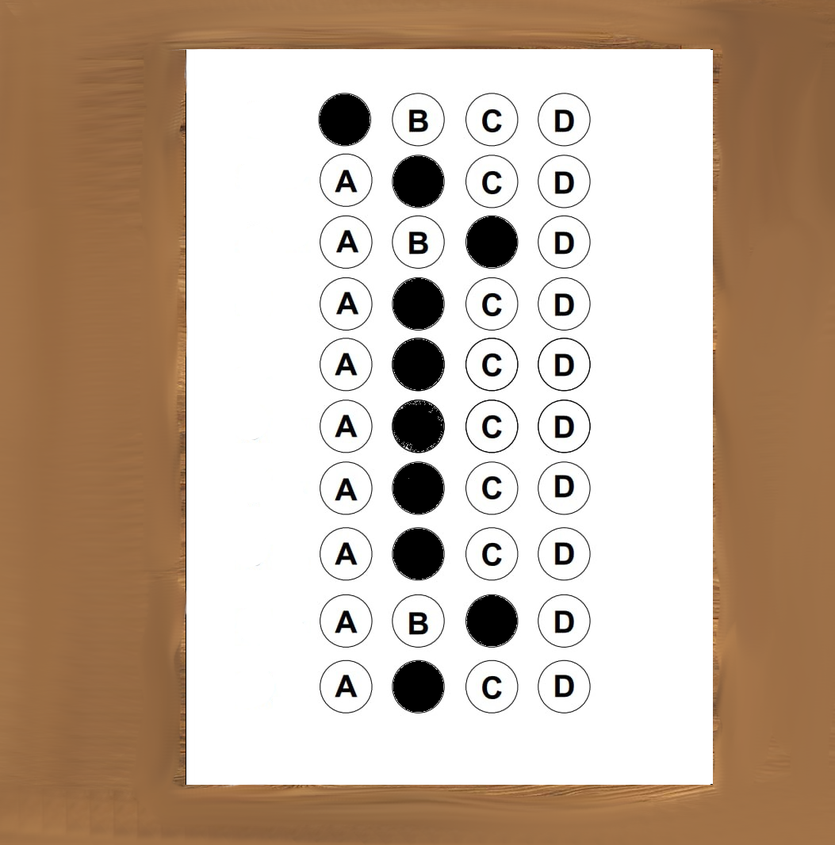
#> input picture fotos_merda/teste2.png, 835 x 845 px, shrunk from 1053 x 1066 before the run, found by its file name
$ python leitor2.py
#> lines starting #> are read from the running program, lines starting #| are printed output that depends on the picture; after the words box and inside, x2 and y2 are one past the last pixel; in counts of white or black regions, pixels touching at a corner belong together
from imutils.perspective import four_point_transform
from imutils import contours
import numpy as np
import imutils
import cv2

#abre a imagem. as variaveis gray, blurred e edged são alterações da imagem original.
image = cv2.imread("teste2.png")
#> image is the input picture: shape (845, 835, 3); mean B, G, R 159.1, 177, 197.1
gray = cv2.cvtColor(image, cv2.COLOR_BGR2GRAY)
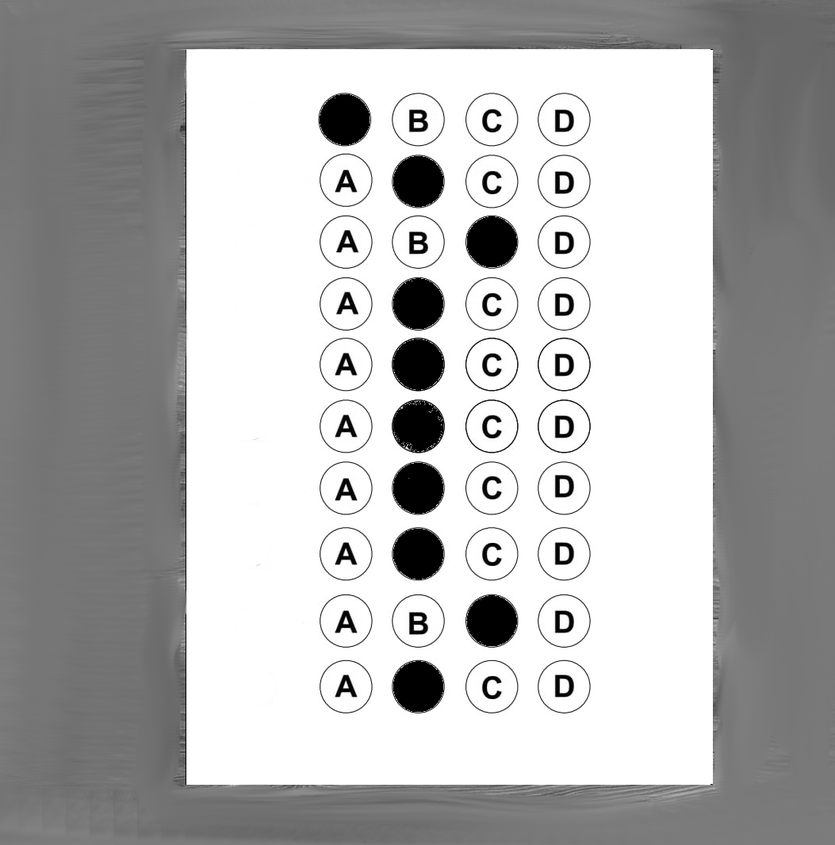
#> gray: shape (845, 835); min 0, max 255, mean 181
blurred = cv2.GaussianBlur(gray, (5, 5), 0)
edged = cv2.Canny(blurred, 75, 200)
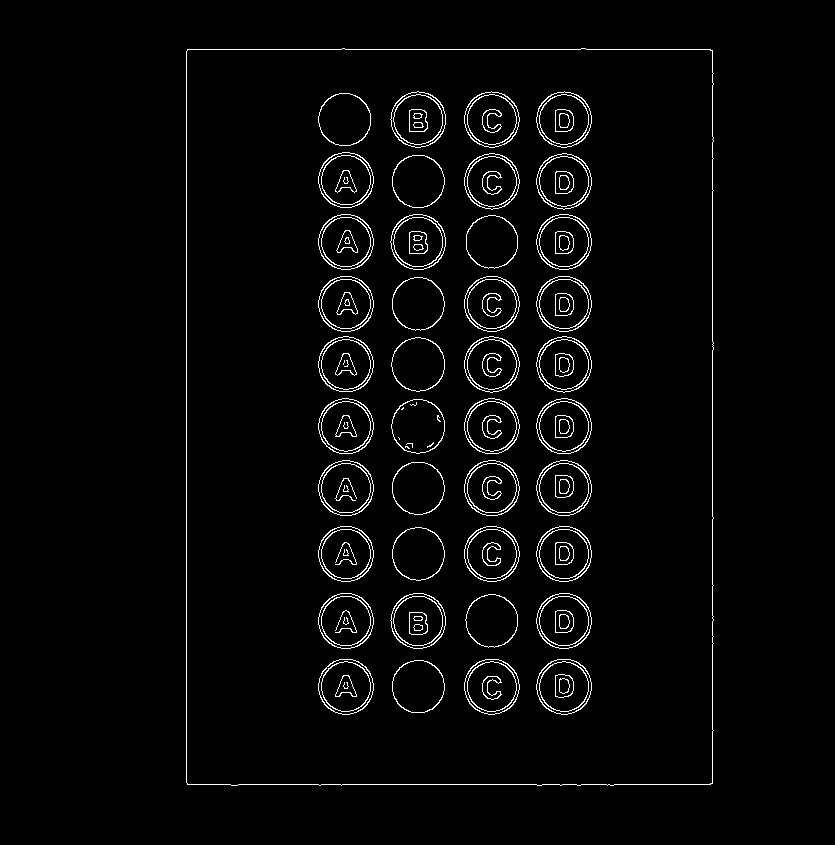
#> edged: shape (845, 835); 2.7% white in thin lines or dots, all inside (x1, y1, x2, y2) = (186, 48, 714, 786)
cv2.imshow("prova", edged)
cv2.waitKey(0)

res = []
#Varíavel para gabarito
gb = {0:2, 1:2, 2:2, 3:2, 4:2,5:2,6:2,7:2,8:2,9:2}

#Enontra os contornos na imagem
cnts = cv2.findContours(edged.copy(), cv2.RETR_EXTERNAL,
                        cv2.CHAIN_APPROX_SIMPLE)
#> cnts = 1 contour; box (x1, y1, x2, y2) and area: (186, 48, 714, 786) 386662
cnts = imutils.grab_contours(cnts)
docContour = None

#Se tiver contorno, segue esse if
if len(cnts) > 0:
	#faz o sort dos contornos em ordem descendente
	cnts = sorted(cnts, key=cv2.contourArea, reverse=True)
	# passa pelos contornos e verifica se o contorno possui 4 pontos
	for c in cnts:
		peri = cv2.arcLength(c, True)
		approx = cv2.approxPolyDP(c, 0.02 * peri, True)
		#tem 4 pontos? Achou o contorno certo
		if len(approx) == 4:
			docContour = approx
			break
#> this loop made 1 pass
#> (peri, docContour) on pass 1: (2541.2, [[187, 49], [187, 784], [712, 783], [712, 50]])

#Faz um recorte da imagem , pegando só a parte dos contornos, facilitando o tratamento
paper = four_point_transform(image, docContour.reshape(4, 2))
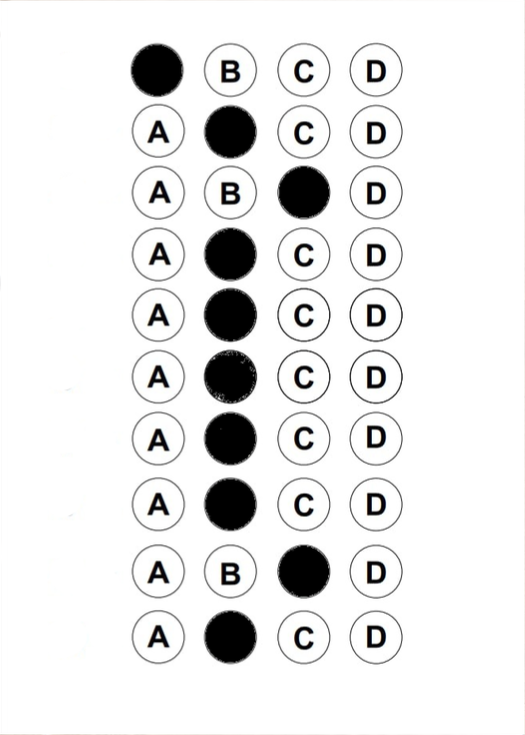
#> paper: shape (735, 525, 3); mean B, G, R 233.2, 233.2, 233.2
warped = four_point_transform(gray, docContour.reshape(4, 2))
thresh = cv2.threshold(
	warped, 0, 255, cv2.THRESH_BINARY_INV | cv2.THRESH_OTSU)[1]
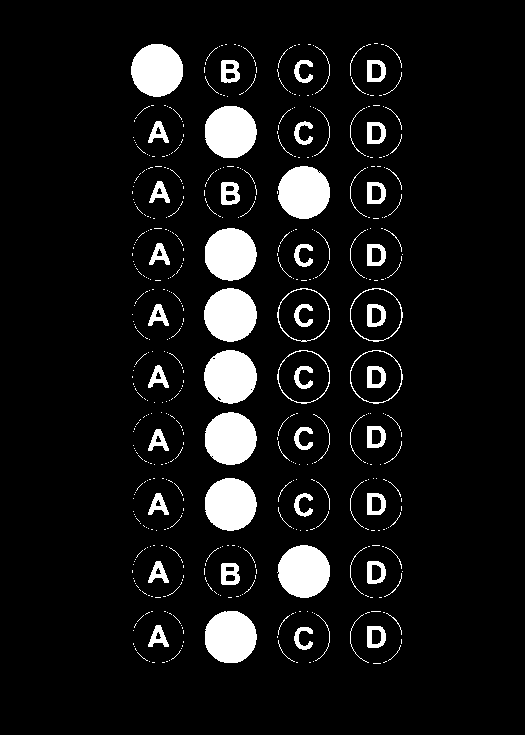
#> thresh: shape (735, 525); 8.5% white; 539 white regions (461 under 20 px)
cnts = cv2.findContours(
	thresh.copy(), cv2.RETR_EXTERNAL, cv2.CHAIN_APPROX_SIMPLE)
#> cnts = 535 contours, 495 with area under 20; largest, box (x1, y1, x2, y2) and area: (350, 288, 403, 342) 2158, (350, 350, 403, 404) 2156, (277, 288, 330, 342) 2155, (277, 350, 330, 404) 2154, (204, 288, 257, 342) 2150
cnts = imutils.grab_contours(cnts)

#Seta os contornos das bolhas
questionCnts = []

for c in cnts:
	# A partir daqui, ele trata as bolhas
	(x, y, w, h) = cv2.boundingRect(c)
	ar = w / float(h)
	#AQUI É UMA PARTE IMPORTANTE. ELE SETA O RATIO DA BOLHA. Caso quisermos mudar de bolha para retâNGULO, basta mudar o valor abaixo
	if w >= 20 and h >= 20 and ar >= 0.9 and ar <= 1.1:
		questionCnts.append(c)
#> this loop made 535 passes
#> (x, y, w, h, ar) on passes 6, 7, 9: (383, 661, 4, 2, 2), (313, 661, 1, 1, 1), (149, 661, 1, 1, 1)
#> after the loop, questionCnts = 23 contours; largest, box (x1, y1, x2, y2) and area: (350, 288, 403, 342) 2158, (350, 350, 403, 404) 2156, (277, 288, 330, 342) 2155, (277, 350, 330, 404) 2154, (204, 288, 257, 342) 2150


#A partir daqui, ele trata as questões
questionCnts = contours.sort_contours(questionCnts, method="top-to-bottom")[0]
correct = 0
#No caso do papel testedois.png, temos 5 questões. Ele faz o loop a partir daqui
res = []
cont = 0
x = 0
y = 0
bubbled = []
for (q, i) in enumerate(np.arange(0, len(questionCnts), 9)):
	cont = 0
	cnts = contours.sort_contours(questionCnts[i:i + 9])[0]
	bubbled = None
	#Aqui ele verifica se a bolha está correta
	#bubbled = []
	for (j, c) in enumerate(cnts):
		#x = thresh.shape[0]
		#y = thresh.shape[1]
		#Verifica quem tá marcado
		mask = np.zeros(thresh.shape, dtype="uint8")
		cv2.drawContours(mask, [c], -1, 255, -1)
		mask = cv2.bitwise_and(thresh, thresh, mask=mask)
		total = cv2.countNonZero(mask)
		if bubbled is None or total > bubbled[0]:
			bubbled = (total, j)

		# [10 lines of commented-out code are left out]
	color = (0, 0, 255)
	k = gb[q]
	#Se a questão estiver correta, ele faz o count aqui
	if k == bubbled[0]:
		color = (0, 255, 0)
		correct += 1
	#Se baseando na variavel k, ele marca a questão correta
	cv2.drawContours(paper, [cnts[k]], -1, color, 3)
#> this loop made 3 passes
#> i on passes 1 to 3: 0, 9, 18
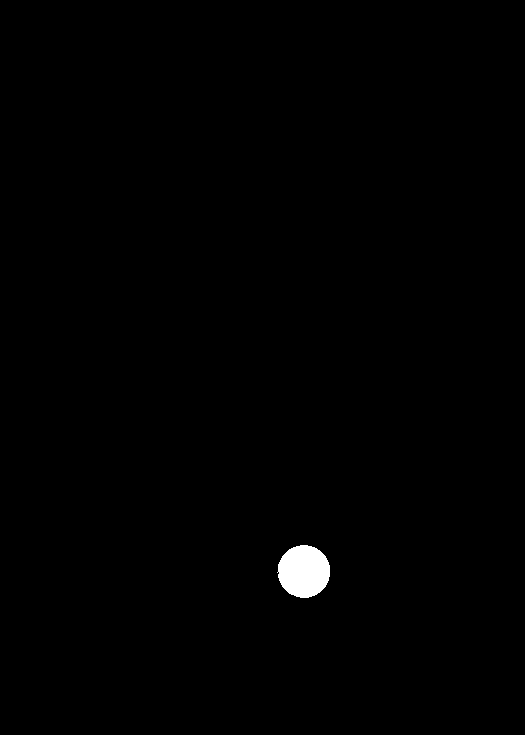
#> mask: shape (735, 525); 0.56% white; 1 white region, box (x1, y1, x2, y2) and area: (277, 545, 330, 598) 2173
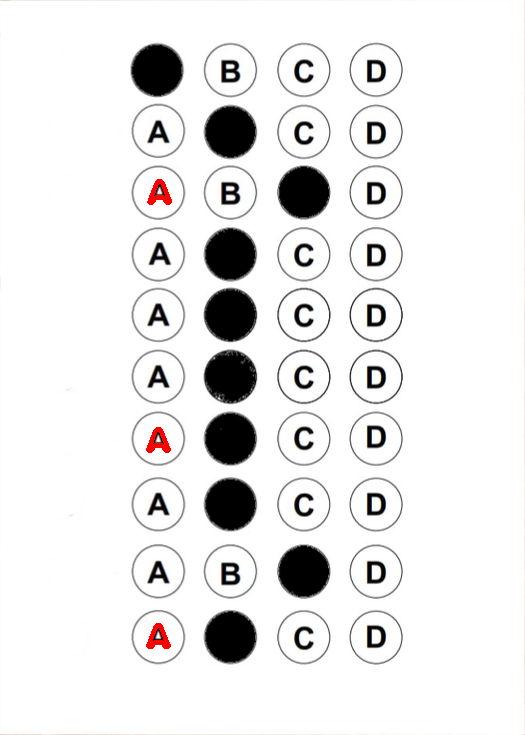
#> paper: shape (735, 525, 3); 0.26% of pixels changed, all inside (x1, y1, x2, y2) = (146, 179, 172, 649)
#> after the loop, correct = 0


#loop de teste
##or i in range(len(res)):
#	res2.append(res[len(res)-1-i])
#respostas = res2[::-1]
#print('respostas: ', respostas)


#Faz a porcentagem de acerto e mostra na tela e mostra a imagem.
score = (correct / 5.0) * 100
#> score = 0
print("[INFO] score: {:.2f}%".format(score))
#| [INFO] score: 0.00%

cv2.putText(paper, "{:.2f}%".format(score), (10, 30),
            cv2.FONT_HERSHEY_SIMPLEX, 0.9, (0, 0, 255), 2)
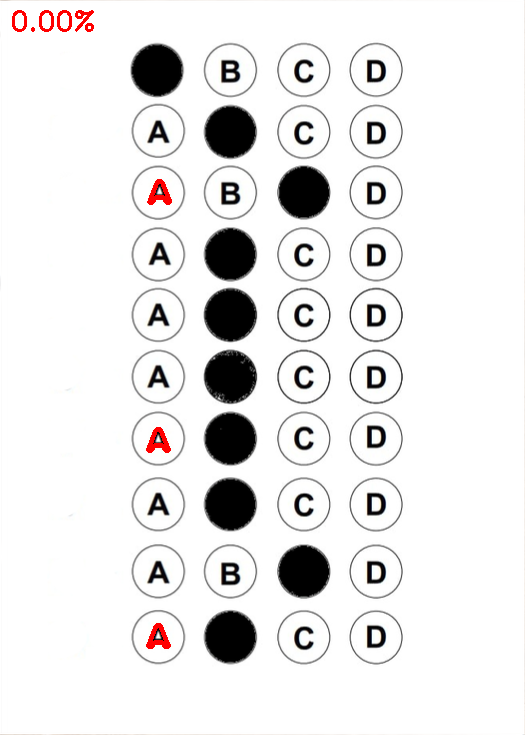
#> paper: shape (735, 525, 3); 0.18% of pixels changed, all inside (x1, y1, x2, y2) = (12, 10, 94, 32)
cv2.imshow("Original", image)
cv2.imshow("prova", paper)
cv2.waitKey(0)

$ run again, with fotos_merda/teste32.png copied over fotos_merda/teste2.png
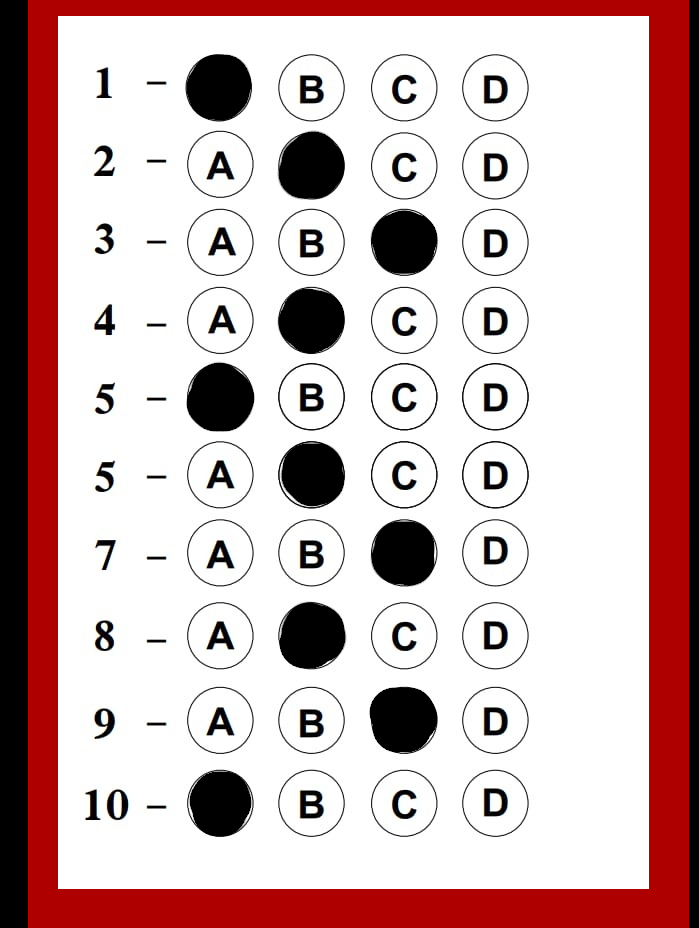
#> input picture fotos_merda/teste32.png, 699 x 928 px, found by its file name
#> image is the input picture: shape (928, 699, 3); mean B, G, R 180.4, 180.5, 206.7
#> `edged = cv2.Canny(blurred, 75, 200)`:
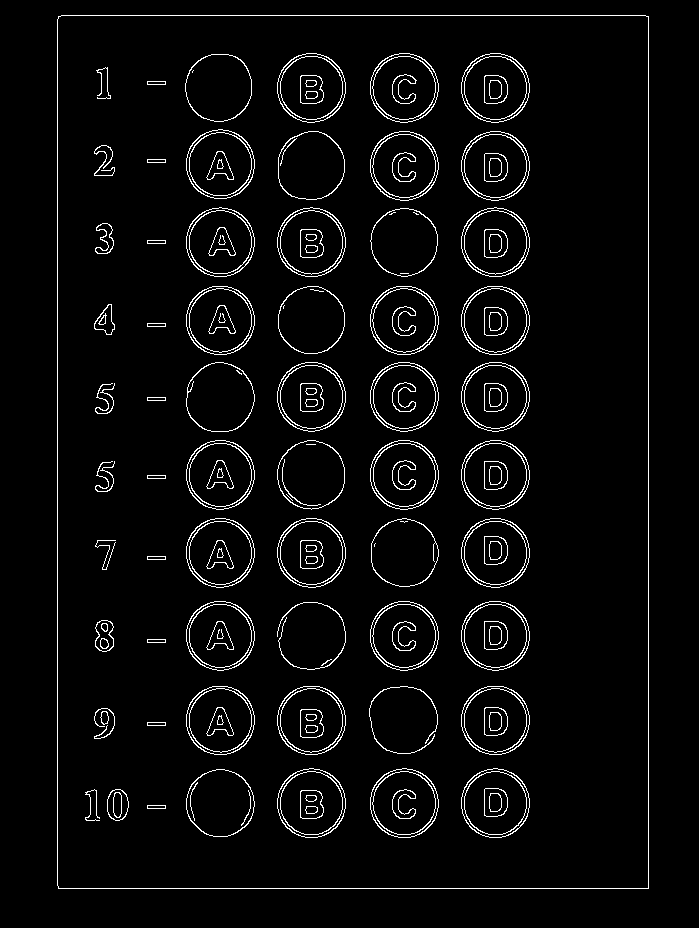
#> edged: shape (928, 699); 4.1% white in thin lines or dots, all inside (x1, y1, x2, y2) = (57, 15, 649, 889)
#> `cnts = cv2.findContours(edged.copy(), cv2.RETR_EXTERNAL, cv2.CHAIN_APP..`: cnts = 1 contour; box (x1, y1, x2, y2) and area: (57, 15, 649, 889) 515932
#> the loop `for c in cnts:` made 1 pass
#> (peri, docContour) on pass 1: (2925.7, [[58, 16], [58, 888], [648, 888], [648, 16]])
#> thresh: shape (872, 590); 11.2% white; 105 white regions (4 under 20 px)
#> `cnts = cv2.findContours( thresh.copy(), cv2.RETR_EXTERNAL, cv2.CHAIN_A..`: cnts = 91 contours, 19 with area under 20; largest, box (x1, y1, x2, y2) and area: (129, 346, 196, 415) 3588, (311, 670, 379, 737) 3572, (220, 115, 286, 183) 3512, (220, 585, 287, 652) 3492, (220, 424, 287, 492) 3452
#> the loop `for c in cnts:` made 91 passes
#> (x, y, w, h, ar) on passes 1 to 8: (89, 789, 19, 3, 6.33), (334, 773, 24, 29, 0.828), (49, 773, 21, 30, 0.7), (27, 773, 15, 30, 0.5), (425, 772, 24, 27, 0.889), (403, 753, 67, 67, 1), (312, 753, 67, 67, 1), (220, 753, 66, 67, 0.985)
#> after the loop `for c in cnts:`: questionCnts = 45 contours, 5 with area under 20; largest, box (x1, y1, x2, y2) and area: (129, 346, 196, 415) 3588, (311, 670, 379, 737) 3572, (220, 115, 286, 183) 3512, (220, 585, 287, 652) 3492, (220, 424, 287, 492) 3452
#> the loop `for (q, i) in enumerate(np.arange(0, len(questionCnts), 9)):` made 5 passes
#> i on passes 1 to 5: 0, 9, 18, 27, 36
#> after the loop `for (q, i) in enumerate(np.arange(0, len(questionCnts), 9)):`: correct = 0
#| [INFO] score: 0.00%
#> `cv2.putText(paper, "{:.2f}%".format(score), (10, 30), cv2.FONT_HERSHEY..`:
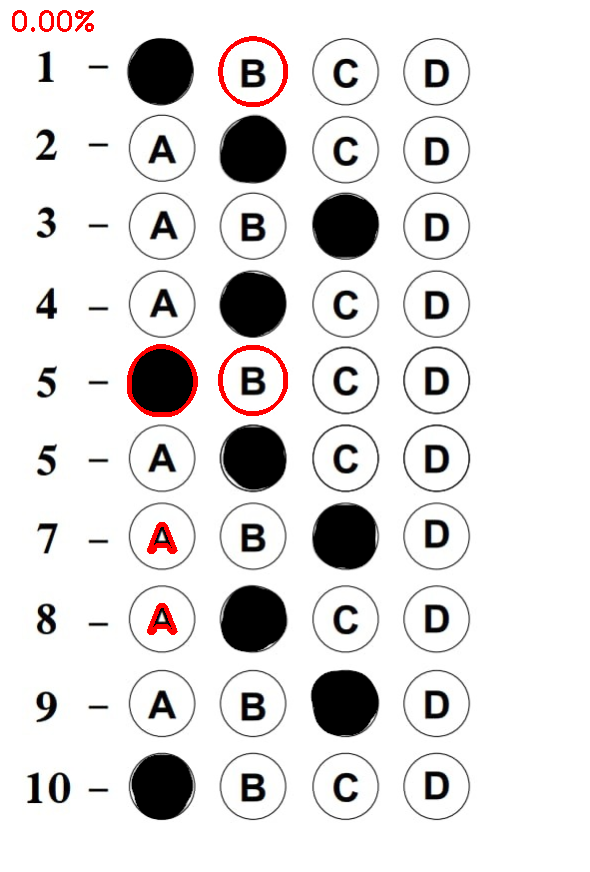
#> paper: shape (872, 590, 3); mean B, G, R 225.3, 225.4, 227.6
